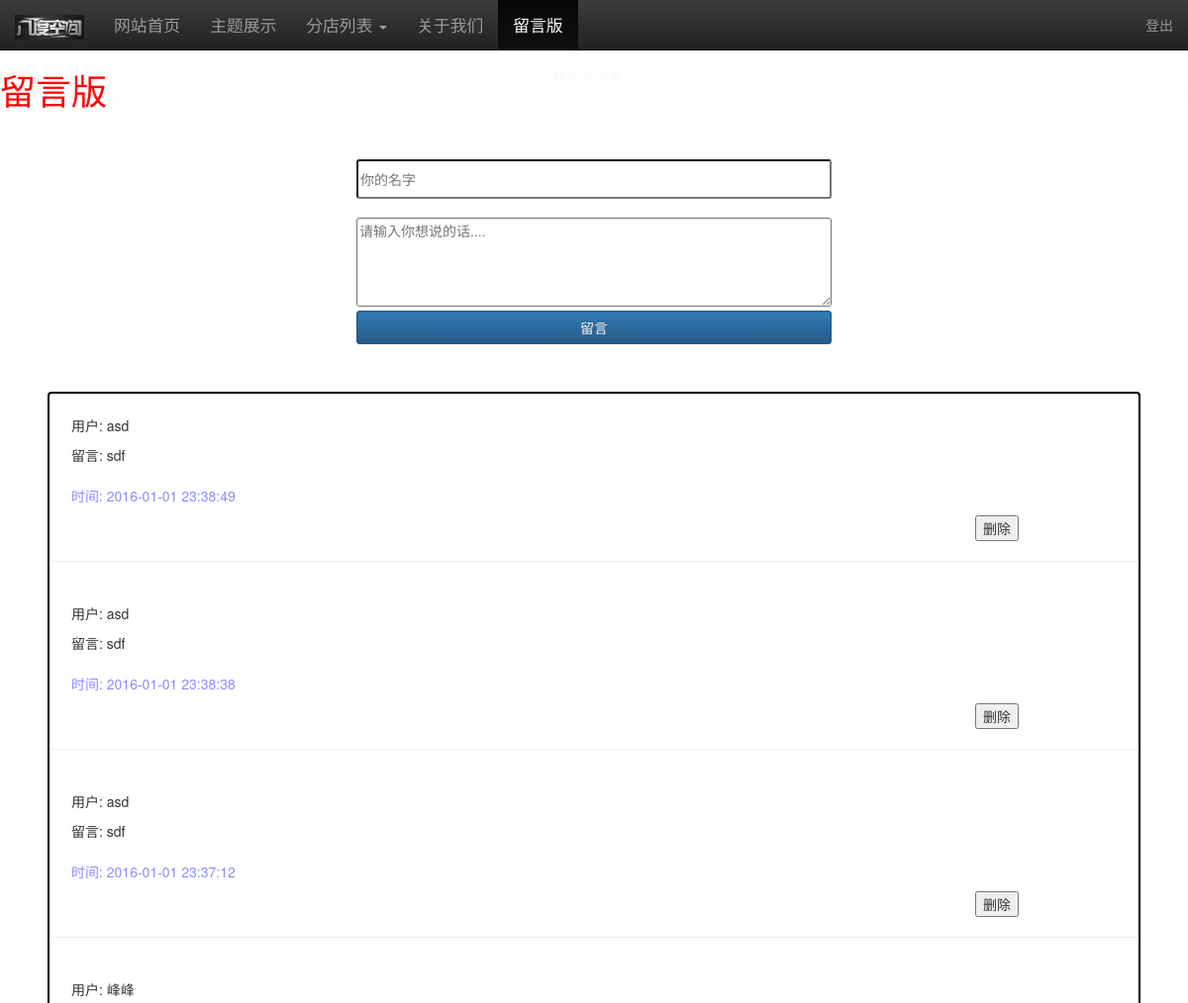
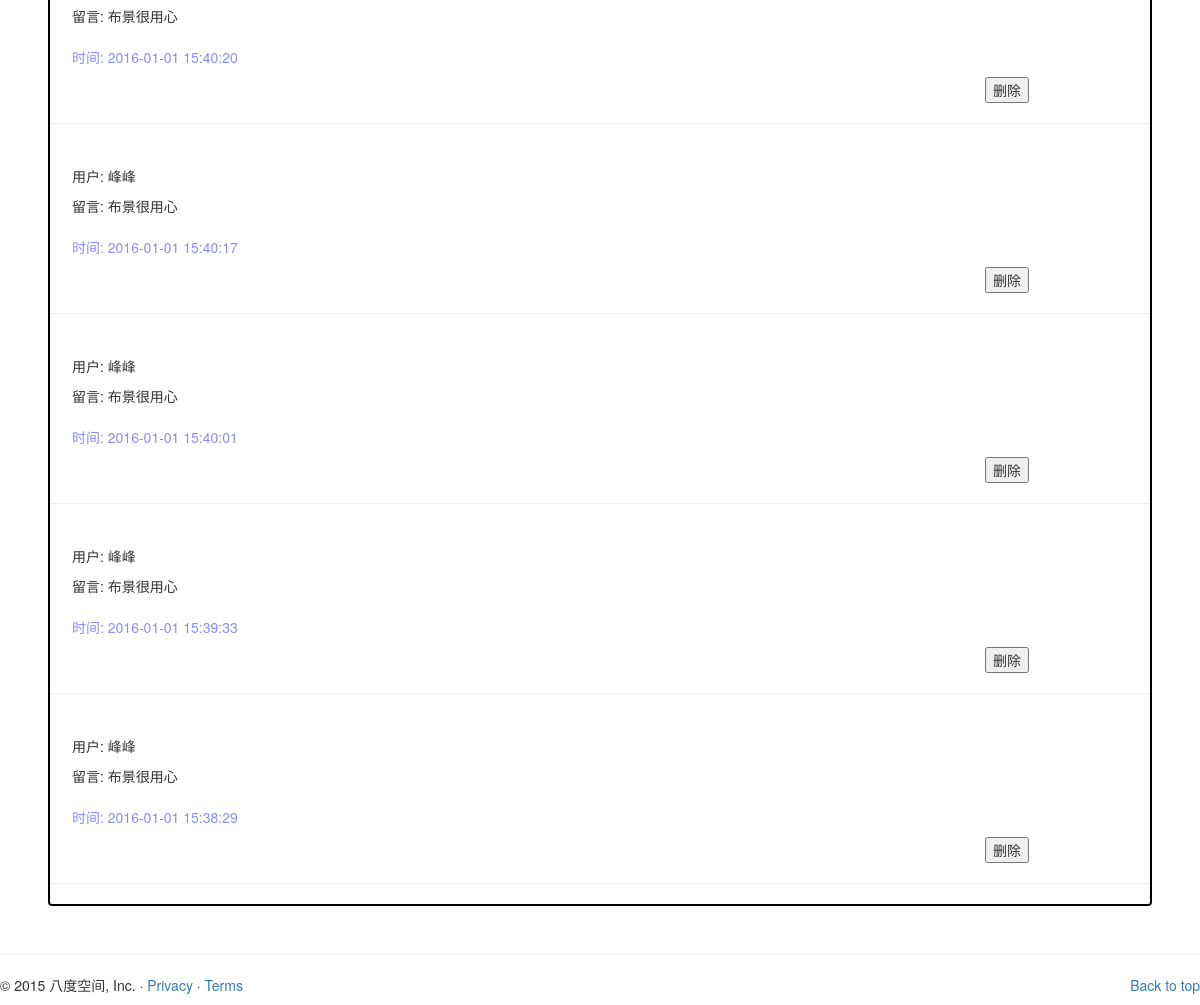
The app's page /wall/ (signed in) with its own data (2 pictures, top to bottom).
### coreapp/models.py (models this page shows, shortened)
class message(db.Model):
    __tablename__ = "usermessage"
    id = db.Column(db.Integer, primary_key=True)
    name = db.Column(db.String(20))
    content = db.Column(db.String(120))
    date = db.Column(db.DateTime)

### coreapp/views.py (the view)
@app.route('/wall/', methods=['GET', 'POST'])
def wall():
    if request.method == 'POST':
        name = request.form['name']
        content = request.form['comment']
        now = datetime.now()
        now2 = now + timedelta(hours=8)
        db.session.add(message(name, content, now2))
        db.session.commit()
        messages = db.session.query(message).order_by(desc(message.date)).all()
        flash(u"谢谢您的留言")
        return render_template("wall.html", messagess=messages)
    else:
        messages = db.session.query(message).order_by(desc(message.date)).all()
        flash(u"欢迎来留言")
        return render_template("wall.html", messagess=messages)

### coreapp/templates/wall.html (shortened to what this page needs)
{% extends "base.html" %}
{% block content %}
<link rel="stylesheet" href="/static/css/wall.css">
<h1 id="commentbutton">留言版</h1>
<br><br>
<div id="formid">
<form name="cform" id="commentform" action="/wall/" method="post">
<input class="form_element nameinput" type="text" required="required" maxlength="15" size="20" placeholder="你的名字" name="name"><br>
<textarea id="contentarea" class="form_element extra" required="required" name="comment" placeholder="请输入你想说的话...." form="commentform"></textarea>
<input class="form_element btn btn-primary" type="submit" value="留言">
</form>
</div>
<div id="messagewall">
{% if session.logged_in %}
{% for message in messagess %}
<div class="floor">
<p class="user inner">用户: {{ message.name }}</p>
<p class="message inner">留言: {{ message.content }}</p>
<p class="time inner">时间: {{ message.date.strftime("%Y-%m-%d %H:%M:%S") }}</p>
<button class="delete" data-id="{{ message.id }}">删除</button>
<hr class="featurette-divider">
</div>
{% endfor %}
{% endif %}
</div>
{% endblock %}

### coreapp/static/css/home.css (style rules this page uses)
h1 { color: red; }

### coreapp/static/css/wall.css (style rules this page uses)
p.time { color: rgba(0, 0, 255, 0.46); }
#formid { width: 40%; margin: 0 auto; min-width: 300px; }
.form_element { width: 100%; margin: 0 auto; box-shadow: inset 0 1px 2px rgba(10,10,10,.1); border-radius: 3px; transition: box-shadow .5s,border-color .25s ease-in-out; }
input.nameinput { margin-bottom: 4%; height: 40px; }
#contentarea { height: 90px; box-shadow: inset 0 1px 2px rgba(10,10,10,.1); border-radius: 3px; transition: box-shadow .5s,border-color .25s ease-in-out; }
#messagewall { border: 2px solid black; margin: 4% 4%; box-shadow: inset 0 1px 2px rgba(10,10,10,.1); border-radius: 4px; transition: box-shadow .5s,border-color .25s ease-in-out; }
p.user { padding: 2% 2% 0% 2%; }
p.message { padding-left: 2%; padding-right: 2%; width: 100%; word-wrap: break-word; }
p.time { padding-top: 1%; padding-left: 2%; padding-right: 2%; }
button.delete { position: relative; left:85%; }

### records on screen
message: name "asd", content "sdf", date "2016-01-01 23:38:49"
message: name "asd", content "sdf", date "2016-01-01 23:38:38"
message: name "asd", content "sdf", date "2016-01-01 23:37:12"
message: name "峰峰", content "布景很用心", date "2016-01-01 15:40:20"
message: name "峰峰", content "布景很用心", date "2016-01-01 15:40:17"
message: name "峰峰", content "布景很用心", date "2016-01-01 15:40:01"
message: name "峰峰", content "布景很用心", date "2016-01-01 15:39:33"
message: name "峰峰", content "布景很用心", date "2016-01-01 15:38:29"
